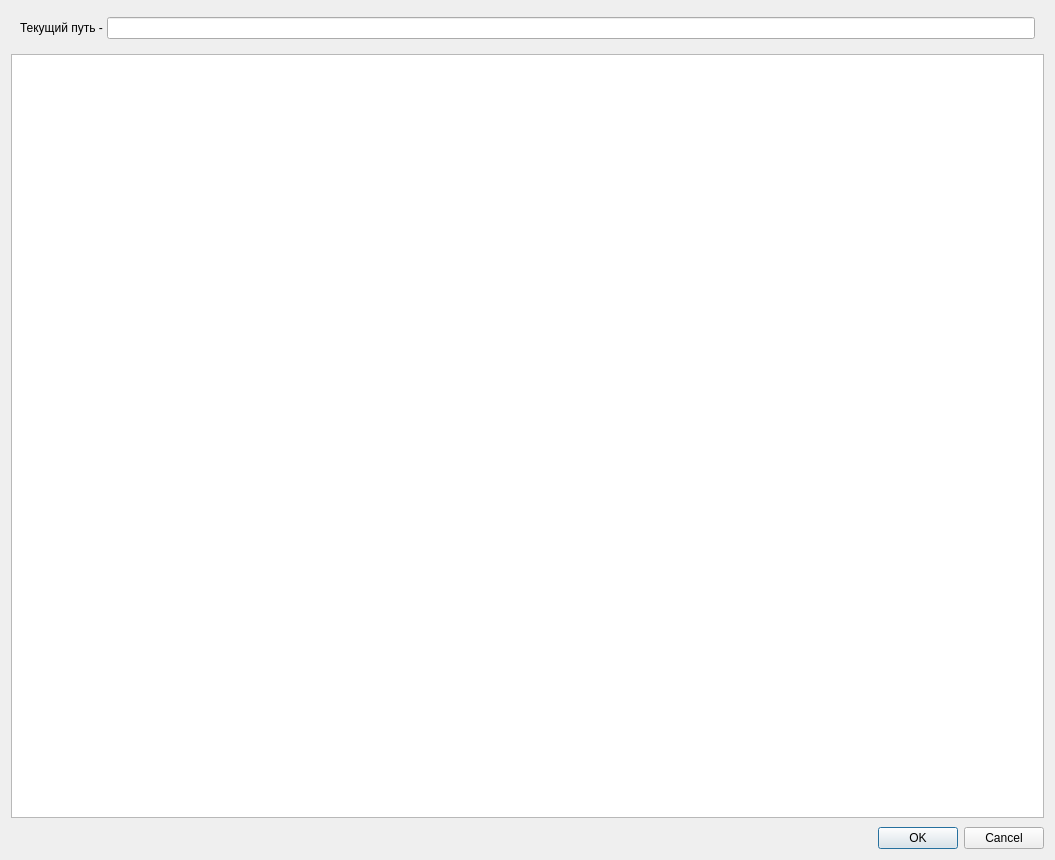
<?xml version="1.0" encoding="UTF-8"?>
<ui version="4.0">
 <class>FilesDialog</class>
 <widget class="QDialog" name="FilesDialog">
  <property name="geometry">
   <rect>
    <x>0</x>
    <y>0</y>
    <width>1055</width>
    <height>860</height>
   </rect>
  </property>
  <property name="windowTitle">
   <string>Выберите файл</string>
  </property>
  <layout class="QGridLayout" name="gridLayout">
   <item row="0" column="0">
    <layout class="QVBoxLayout" name="verticalLayout">
     <property name="spacing">
      <number>9</number>
     </property>
     <item>
      <layout class="QHBoxLayout" name="horizontalLayout">
       <property name="spacing">
        <number>0</number>
       </property>
       <property name="leftMargin">
        <number>9</number>
       </property>
       <property name="topMargin">
        <number>6</number>
       </property>
       <property name="rightMargin">
        <number>9</number>
       </property>
       <property name="bottomMargin">
        <number>6</number>
       </property>
       <item>
        <widget class="QLabel" name="label">
         <property name="text">
          <string>Текущий путь - </string>
         </property>
        </widget>
       </item>
       <item>
        <widget class="QLineEdit" name="lineEditCurrentPath"/>
       </item>
      </layout>
     </item>
     <item>
      <widget class="QTreeView" name="treeViewFiles"/>
     </item>
     <item>
      <widget class="QDialogButtonBox" name="buttonBox">
       <property name="orientation">
        <enum>Qt::Horizontal</enum>
       </property>
       <property name="standardButtons">
        <set>QDialogButtonBox::Cancel|QDialogButtonBox::Ok</set>
       </property>
      </widget>
     </item>
    </layout>
   </item>
  </layout>
 </widget>
 <resources/>
 <connections>
  <connection>
   <sender>buttonBox</sender>
   <signal>accepted()</signal>
   <receiver>FilesDialog</receiver>
   <slot>accept()</slot>
   <hints>
    <hint type="sourcelabel">
     <x>248</x>
     <y>254</y>
    </hint>
    <hint type="destinationlabel">
     <x>157</x>
     <y>274</y>
    </hint>
   </hints>
  </connection>
  <connection>
   <sender>buttonBox</sender>
   <signal>rejected()</signal>
   <receiver>FilesDialog</receiver>
   <slot>reject()</slot>
   <hints>
    <hint type="sourcelabel">
     <x>316</x>
     <y>260</y>
    </hint>
    <hint type="destinationlabel">
     <x>286</x>
     <y>274</y>
    </hint>
   </hints>
  </connection>
 </connections>
</ui>
